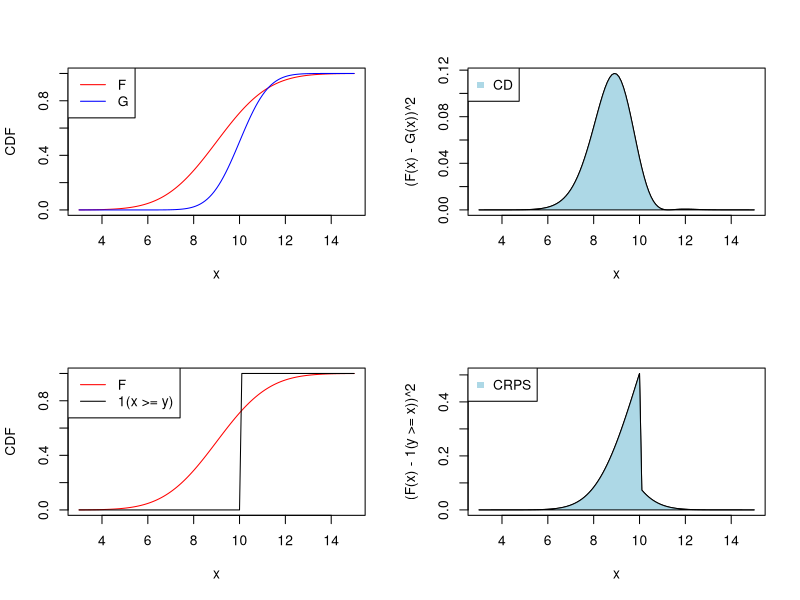
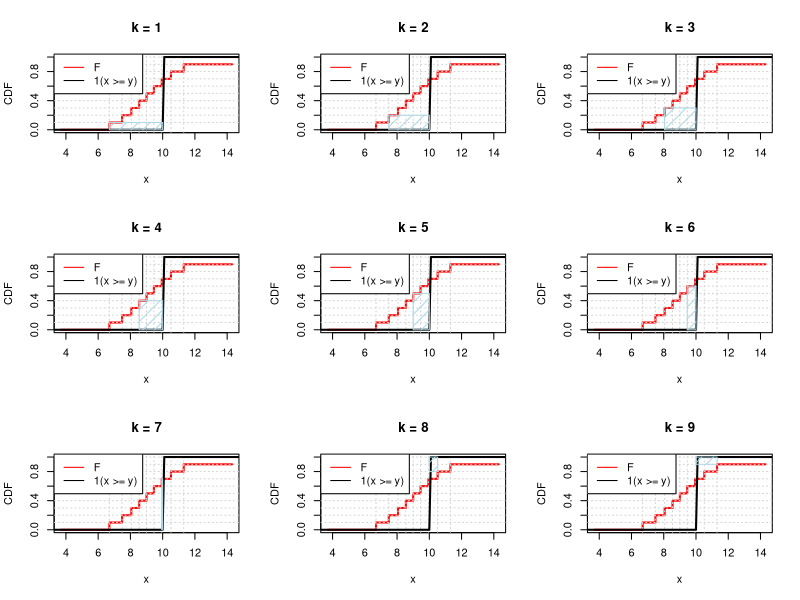
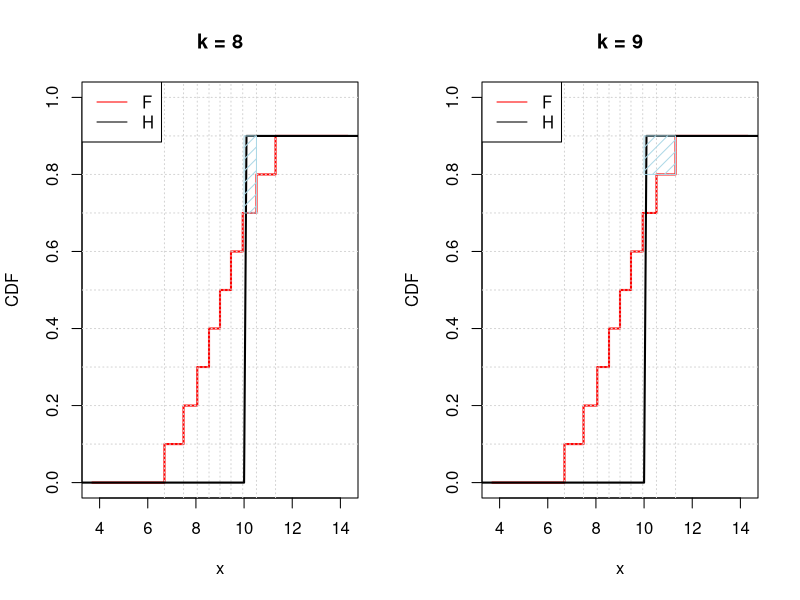
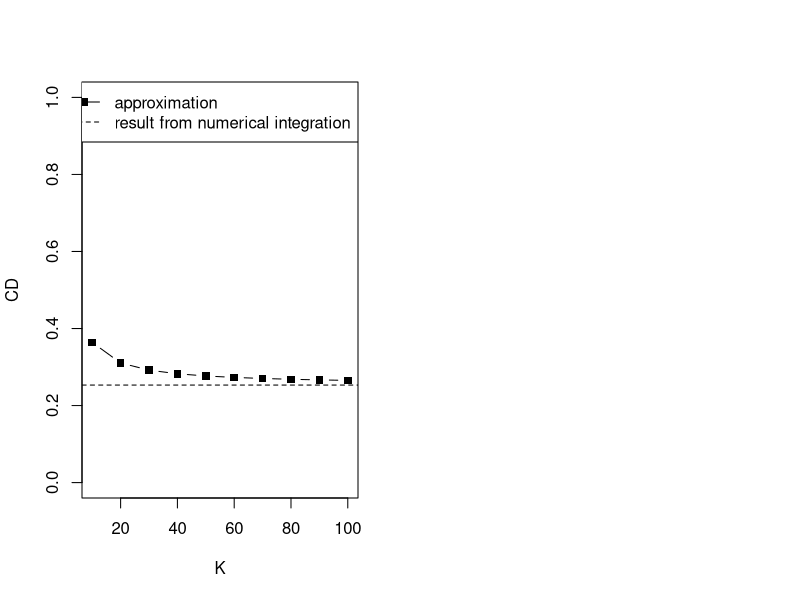

Generate these figures, in order, with R:
## ---- chunk 1
knitr::opts_chunk$set(echo = TRUE)
## ---- chunk 2
grid_x <- seq(from = 3, to = 15, by = 0.1)

mu_F <- 9
sigma_F <- 1.8
p_F <- pnorm(grid_x, mu_F, sigma_F)

mu_G <- 10
sigma_G <- 1
p_G <- pnorm(grid_x, mu_G, sigma_G)

y <- mu_G
p_y <- as.numeric(grid_x > y)

par(mfrow = c(2, 2))

plot(grid_x, p_F, type = "l", xlab = "x", ylab = "CDF", col = "red")
lines(grid_x, p_G, col = "blue")
legend("topleft", c("F", "G"), col = c("red", "blue"), lty = 1)

plot(grid_x, (p_F - p_G)^2, type = "l", xlab = "x", ylab = "(F(x) - G(x))^2")
polygon(grid_x, (p_F - p_G)^2, col = "lightblue")
legend("topleft", "CD", col = "lightblue", pch = 15)

plot(grid_x, p_F, type = "l", xlab = "x", ylab = "CDF", col = "red")
lines(grid_x, p_y, col = "black")
legend("topleft", c("F", "1(x >= y)"), col = c("red", "black"), lty = 1)


plot(grid_x, (p_F - p_y)^2, type = "l", xlab = "x", ylab = "(F(x) - 1(y >= x))^2")
polygon(grid_x, (p_F - p_y)^2, col = "lightblue")
legend("topleft", "CRPS", col = "lightblue", pch = 15)

## ---- chunk 3
p <- 1:9/10
q_F <- qnorm(p, mu_F, sigma_F)

q_F_plot <- c(head(q_F, 1) - 3, q_F, tail(q_F, 1) + 3)

par(mfrow = c(3, 3))
for(i in 1:9){
  plot(q_F_plot, c(0, p, 0.9), xlab = "x", ylab = "CDF", type = "s", ylim = 0:1, col = "red", lwd = 2,
       main = paste("k =", i))
  abline(h = 1:10/10, col = "lightgrey", lty = 3); abline(v = q_F, col = "lightgrey", lty = 3)

  lines(grid_x, p_y, col = "black", lwd = 2)
  rect(q_F[i], q_F[i] >= y, y, p[i], col = "lightblue", border = "lightblue", density = 12)
  legend("topleft", c("F", "1(x >= y)"), col = c("red", "black"), lty = 1)

}
## ---- chunk 4
par(mfrow = c(1, 2))
for(i in 8:9){
  plot(q_F_plot, c(0, p, 0.9), xlab = "x", ylab = "CDF", type = "s", ylim = 0:1, col = "red", lwd = 2,
       main = paste("k =", i))
  abline(h = 1:10/10, col = "lightgrey", lty = 3); abline(v = q_F, col = "lightgrey", lty = 3)
  lines(grid_x, 0.9*p_y, col = "black", lwd = 2)
  rect(q_F[i], (q_F[i] >= y) - 0.1, y, p[i] - 0.1, col = "lightblue", border = "lightblue", density = 12)
  legend("topleft", c("F", "H"), col = c("red", "black"), lty = 1)

}
## ---- chunk 5
# q_F: vector containing the (1:K)/(K + 1) quantiles of F
# q_G: vector containing the (1:K)/(K + 1) quantiles of G
approx_cd <- function(q_F, q_G){
  
  # compute quantile levels from length of provided quantile vectors:
  K <- length(q_F)
  if(length(q_G) != K) stop("q_F and q_G need to be of the same length")
  p <- (1:K)/(K + 1) # function assumes that the quantile levels are equally spaced
  
  # pool quantiles:
  q0 <- c(q_F, q_G)
  # vector of grouping variables, with 1 for values belonging to F, -1 for values 
  # belonging to G
  a0 <- c(rep(1, length(q_F)), rep(-1, length(q_G)))
  
  # re-order both vectors:
  q <- q0[order(q0)]
  a <- a0[order(q0)]
  # and compute "how many quantiles ahead" F or G is at a given segment:
  b <- abs(cumsum(a))
  
  # compute the lengths of segments defined by sorted quantiles:
  diffs_q <- c(diff(q), 0) # zero necessary for indexing below, but we could put 
  # anything (gets multiplied w zero)

  # and approximave CD
  cvm <- sum(diffs_q*b*(b + 1))/K/(K + 1)
  
  return(mean(cvm))
}
## ---- chunk 6

# define distributions:
mu_F <- 9
sigma_F <- 1.8

mu_G <- 10
sigma_G <- 1

# simple numerical integration using grid:
grid_x <- seq(from = 3, to = 15, by = 0.1)
p_F <- pnorm(grid_x, mu_F, sigma_F)
p_G <- pnorm(grid_x, mu_G, sigma_G)
exact_cd <- 0.1*sum((p_F - p_G)^2)

# values of K to check:
values_K <- 1:10*10

# vector to store results:
values_approx_cd <- numeric(length(values_K))

# apply approximation for each_
for(i in seq_along(values_K)){
  p_temp <- (1:(values_K[i] - 1))/values_K[i] # quantile levels
  q_F_temp <- qnorm(p_temp, mu_F, sigma_F) # quantiles of F
  q_G_temp <- qnorm(p_temp, mu_G, sigma_G) # quantiles of G
  values_approx_cd[i] <- approx_cd(q_F = q_F_temp, q_G = q_G_temp) # approximation
}

# plot:
plot(values_K, values_approx_cd, ylim = c(0, 1), xlab = "K", ylab = "CD",
     pch = 15, type = "b")
abline(h = exact_cd, lty = 2)
legend("topright", c("approximation", "result from numerical integration"), 
       pch = c(15, NA), lty = c(1, 2))
